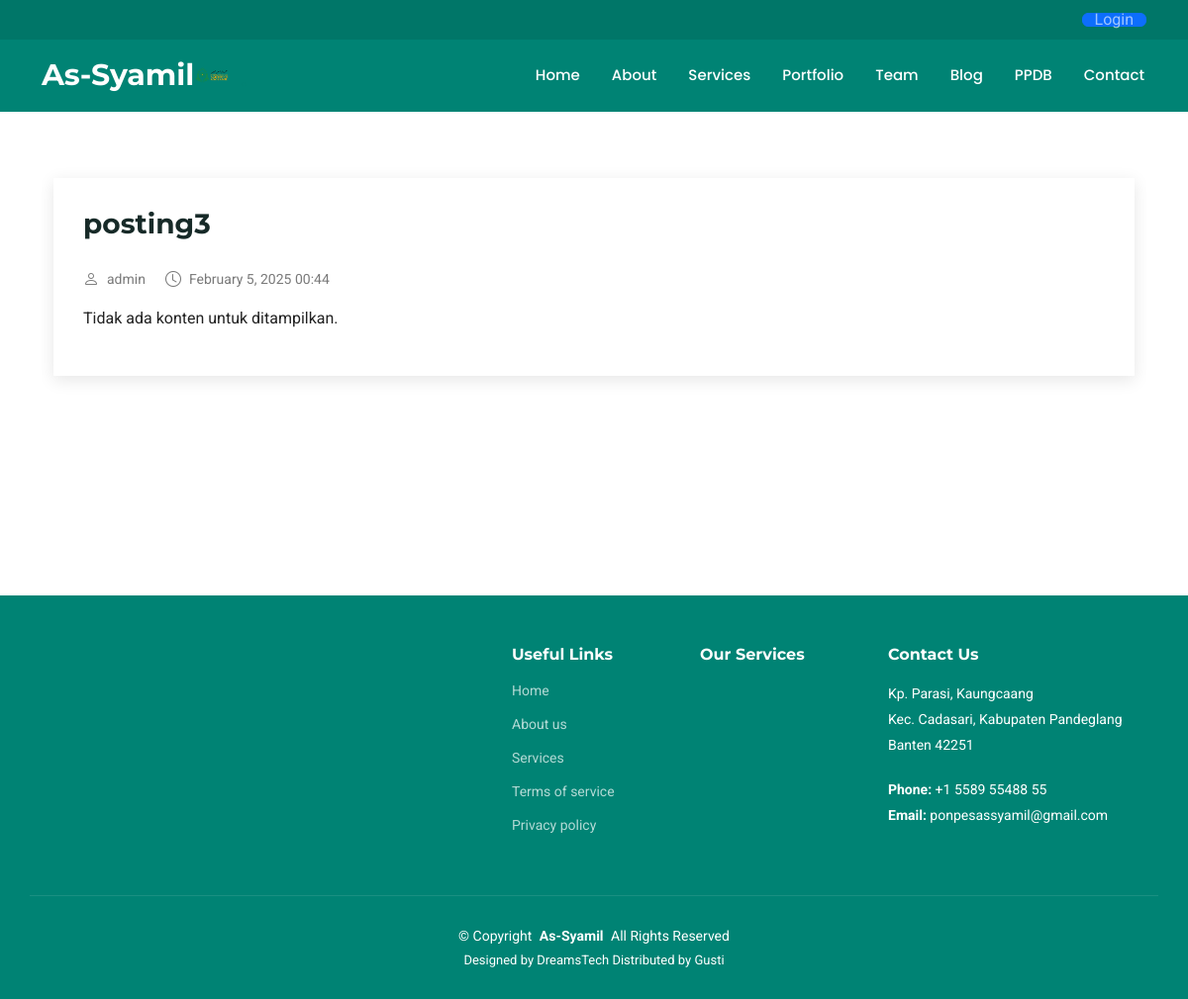
/blog/posting3/, run on the app's committed database.
### WebApp/models.py (models this page shows, shortened)
class Post(models.Model):
    title = models.CharField(max_length=100, blank=True, null=True)
    slug = models.SlugField(unique=True, blank=True, null=True)  # Field slug
    image = models.ImageField(upload_to='blog/', blank=True, null=True)  # Gambar untuk postingan
    content = models.TextField(blank=True, null=True)  # Konten postingan
    author = models.ForeignKey(User, on_delete=models.CASCADE, null=True, blank=True)  # Penulis postingan
    created_at = models.DateTimeField(auto_now_add=True)  # Tanggal pembuatan
    updated_at = models.DateTimeField(auto_now=True)  # Tanggal pembaruan

### WebApp/views.py (the view)
# urls.py: path('blog/<slug:slug>/', views.post_detail, name='blog_detail'),  # Pastikan ini ada dan benar
def post_detail(request, slug):
    post = get_object_or_404(Post, slug=slug)  # Mengambil postingan berdasarkan slug
    return render(request, 'blog-details.html', {'post': post})  # Mengirimkan objek post ke template

### WebApp/templates/blog-details.html (shortened to what this page needs)
{% extends 'base.html' %}
{% load static %}
{% block blog %}
      <br>
      <br><br><br><br>
      <div class="container">
        <div class="row">
          <div class="col-lg-12">
            <section id="blog-details" class="blog-details section">
              <div class="container">
                <article class="article">
                  <h2 class="title">{{ post.title }}</h2>
                  <div class="meta-top">
                    <ul>
                      <li class="d-flex align-items-center"><i class="bi bi-person"></i> <a href="#">{{ post.author }}</a></li>
                      <li class="d-flex align-items-center"><i class="bi bi-clock"></i> <a href="#"><time datetime="{{ post.created_at }}">{{ post.created_at|date:"F j, Y H:i" }}</time></a></li>
                    </ul>
                  </div>
                  <div class="content">
                    {% if post.content %}
                      <p>{{ post.content }}</p>
                    {% else %}
                      <p>Tidak ada konten untuk ditampilkan.</p>
                    {% endif %}
                  </div>
                </article>
              </div>
            </section>
          </div>
        </div>
      </div>
      <br>
      <br><br><br><br>
      <br>
      <br><br>
    {% endblock blog %}

### WebApp/static/assets/css/main.css (style rules this page uses)
:root { --default-font: "Roboto", system-ui, -apple-system, "Segoe UI", Roboto, "Helvetica Neue", Arial, "Noto Sans", "Liberation Sans", sans-serif, "Apple Color Emoji", "Segoe UI Emoji", "Segoe UI Symbol", "Noto Color Emoji"; --heading-font: "Montserrat", sans-serif; --nav-font: "Poppins", sans-serif; }
:root { --background-color: #ffffff; --default-color: #222222; --heading-color: #172a28; --accent-color: #008374; --surface-color: #ffffff; --contrast-color: #ffffff; }
:root { --nav-color: #ffffff; --nav-hover-color: #008374; --nav-mobile-background-color: #ffffff; --nav-dropdown-background-color: #ffffff; --nav-dropdown-color: #01433c; --nav-dropdown-hover-color: #008374; }
:root { scroll-behavior: smooth; }
body { color: var(--default-color); background-color: var(--background-color); font-family: var(--default-font); }
a { color: var(--accent-color); text-decoration: none; transition: 0.3s; }
h1, h2, h3, h4, h5, h6 { color: var(--heading-color); font-family: var(--heading-font); }
section, .section { color: var(--default-color); background-color: var(--background-color); padding: 60px 0; scroll-margin-top: 112px; overflow: clip; }
.blog-details { padding-bottom: 30px; }
.blog-details .article { background-color: var(--surface-color); padding: 30px; box-shadow: 0 4px 16px rgba(0, 0, 0, 0.1); }
.blog-details .title { color: var(--heading-color); font-size: 28px; font-weight: 700; padding: 0; margin: 30px 0; }
.blog-details .content { margin-top: 20px; }
.blog-details .meta-top { margin-top: 20px; color: color-mix(in srgb, var(--default-color), transparent 40%); }
.blog-details .meta-top ul { display: flex; flex-wrap: wrap; list-style: none; align-items: center; padding: 0; margin: 0; }
.blog-details .meta-top ul li+li { padding-left: 20px; }
.blog-details .meta-top i { font-size: 16px; margin-right: 8px; line-height: 0; color: color-mix(in srgb, var(--default-color), transparent 40%); }
.blog-details .meta-top a { color: color-mix(in srgb, var(--default-color), transparent 40%); font-size: 14px; display: inline-block; line-height: 1; }

### data on the page
Post: title "posting3", author "admin", created_at "February 5, 2025 00:44"
